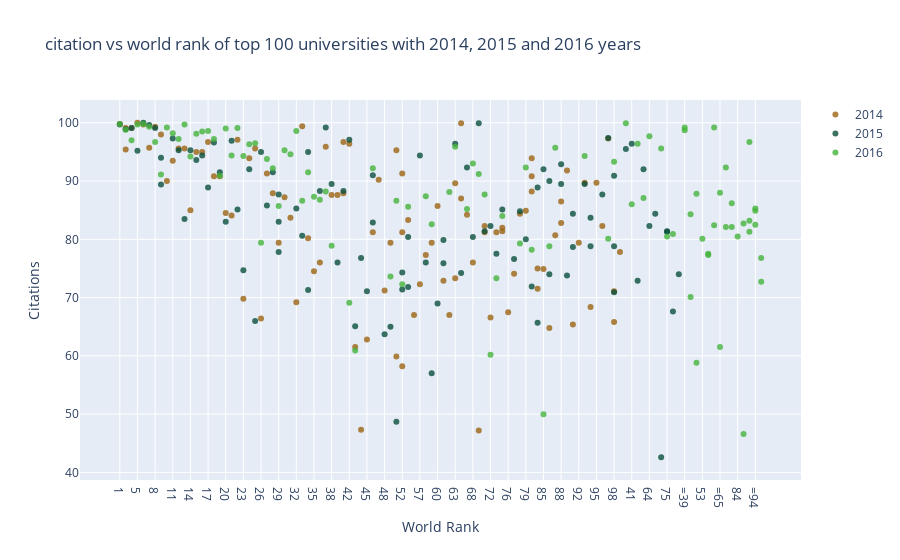

Write notebook code for a chart like this one.
### Markdown cell above
<a id="3"></a> <br>
# Scatter Charts
### Scatter Example: Citation vs world rank of top 100 universities with 2014, 2015 and 2016 years

### Code cell
# Citation vs world rank of top 100 universities with 2014, 2015 and 2016 years
df2014= timesData[timesData.year==2014].iloc[:100,:]
df2015= timesData[timesData.year==2015].iloc[:100,:]
df2016= timesData[timesData.year==2016].iloc[:100,:]

trace1 = go.Scatter(
    x = df2014.world_rank,
    y = df2014.citations,
    mode = "markers",
    name= "2014",
    text=df2014.university_name,
    marker = dict(color = "rgba(155,100,18,0.8)")
)
trace2 = go.Scatter(
    x = df2015.world_rank,
    y = df2015.citations,
    text = df2015.university_name,
    mode = "markers",
    marker = dict(color="rgba(10,80,60,0.8)"),
    name="2015"
)
trace3 = go.Scatter(
    x = df2016.world_rank,
    y = df2016.citations,
    text = df2016.university_name,
    mode = "markers",
    marker = dict(color="rgba(69,180,60,0.8)"),
    name="2016"
)
data = [trace1,trace2,trace3]
layout= dict(title="citation vs world rank of top 100 universities with 2014, 2015 and 2016 years",
             xaxis = dict(title="World Rank",ticklen=5,zeroline=True),
             yaxis = dict(title="Citations",ticklen=5,zeroline=False)
             
            )
fig = dict(data=data,layout=layout)
iplot(fig)

### Figure 1 — Plotly figure (JSON) as saved in the notebook; plotly's stock layout.template omitted (floating-point values rounded to 4 significant figures)
{"data": [{"marker": {"color": "rgba(155,100,18,0.8)"}, "mode": "markers", "name": "2014", "text": ["California Institute of Technology", "Harvard University", "University of Oxford", "Stanford University", "Massachusetts Institute of Technology", "Princeton University", "University of Cambridge", "University of California, Berkeley", "University of Chicago", "Imperial College London", "Yale University", "University of California, Los Angeles", "Columbia University", "ETH Zurich – Swiss Federal Institute of Technology Zurich", "Johns Hopkins University", "University of Pennsylvania", "Duke University", "University of Michigan", "Cornell University", "University of Toronto", "University College London", "Northwestern University", "University of Tokyo", "Carnegie Mellon University", "University of Washington", "National University of Singapore", "University of Texas at Austin", "Georgia Institute of Technology", "University of Illinois at Urbana-Champaign", "University of Wisconsin-Madison", "University of British Columbia", "London School of Economics and Political Science", "University of California, Santa Barbara", "University of Melbourne", "McGill University", "Karolinska Institute", "École Polytechnique Fédérale de Lausanne", "King’s College London", "University of Edinburgh", "New York University", "University of California, San Diego", "Washington University in St Louis", "University of Hong Kong", "Seoul National University", "Peking University", "University of Minnesota", "University of North Carolina at Chapel Hill", "Australian National University", "Pennsylvania State University", "Boston University", "Tsinghua University", "Brown University", "Kyoto University", "University of California, Davis", "LMU Munich", "Korea Advanced Institute of Science and Technology (KAIST)", "Hong Kong University of Science and Technology", "University of Manchester", "Ohio State University", "Pohang University of Science and Technology", "KU Leuven", "Purdue University", "The University of Queensland", "University of Göttingen", "Rice University", "École Normale Supérieure", "Leiden University", "Heidelberg University", "Delft University of Technology", "University of Southern California", "École Polytechnique", "University of Sydney", "Erasmus University Rotterdam", "University of Basel", "Utrecht University", "Nanyang Technological University", "Wageningen University and Research Center", "University of Pittsburgh", "University of Bristol", "Durham University", "Emory University", "Tufts University", "Michigan State University", "University of Amsterdam", "Ghent University", "Free University of Berlin", "Technical University of Munich", "Case Western Reserve University", "Vanderbilt University", "University of Notre Dame", "Monash University", "McMaster University", "University of California, Irvine", "Humboldt University of Berlin", "University of Rochester", "Pierre and Marie Curie University", "University of Colorado Boulder", "Maastricht University", "University of Groningen", "University of Helsinki"], "type": "scatter", "x": ["1", "2", "2", "4", "5", "6", "7", "8", "9", "10", "11", "12", "13", "14", "15", "16", "17", "18", "19", "20", "21", "22", "23", "24", "25", "26", "27", "28", "29", "30", "31", "32", "33", "34", "35", "36", "37", "38", "39", "40", "40", "42", "43", "44", "45", "46", "47", "48", "49", "50", "50", "52", "52", "52", "55", "56", "57", "58", "59", "60", "61", "62", "63", "63", "65", "65", "67", "68", "69", "70", "70", "72", "73", "74", "74", "76", "77", "78", "79", "80", "80", "80", "83", "83", "85", "86", "87", "88", "88", "90", "91", "92", "93", "94", "95", "96", "97", "98", "98", "100"], "y": [99.8, 99.1, 95.4, 99.1, 100, 99.7, 95.7, 99.3, 98, 90, 93.5, 95.6, 95.6, 85, 95, 95, 96.7, 90.8, 90.8, 84.5, 84.1, 97.1, 69.8, 93.9, 95.6, 66.4, 91.3, 87.9, 79.4, 87.2, 83.7, 69.2, 99.4, 80.2, 74.5, 76, 95.9, 87.6, 87.6, 87.9, 96.7, 96.4, 61.5, 47.3, 62.8, 81.2, 90.2, 71.2, 79.4, 95.3, 59.9, 91.3, 58.2, 81.2, 83.3, 67, 72.3, 77.3, 79.4, 85.7, 72.9, 67, 73.3, 89.6, 99.9, 87, 84.2, 76, 47.2, 81.2, 82.3, 66.6, 81.2, 81.4, 82, 67.5, 74.1, 84.4, 84.9, 88.2, 90.8, 93.9, 71.5, 75, 74.9, 64.8, 80.7, 82.8, 86.5, 91.8, 65.4, 79.4, 89.7, 68.4, 89.7, 82.3, 97.3, 65.8, 71.1, 77.8]}, {"marker": {"color": "rgba(10,80,60,0.8)"}, "mode": "markers", "name": "2015", "text": ["California Institute of Technology", "Harvard University", "University of Oxford", "Stanford University", "University of Cambridge", "Massachusetts Institute of Technology", "Princeton University", "University of California, Berkeley", "Imperial College London", "Yale University", "University of Chicago", "University of California, Los Angeles", "ETH Zurich – Swiss Federal Institute of Technology Zurich", "Columbia University", "Johns Hopkins University", "University of Pennsylvania", "University of Michigan", "Duke University", "Cornell University", "University of Toronto", "Northwestern University", "University College London", "University of Tokyo", "Carnegie Mellon University", "National University of Singapore", "University of Washington", "Georgia Institute of Technology", "University of Texas at Austin", "LMU Munich", "University of Illinois at Urbana-Champaign", "University of Wisconsin-Madison", "University of British Columbia", "University of Melbourne", "London School of Economics and Political Science", "École Polytechnique Fédérale de Lausanne", "University of Edinburgh", "University of California, Santa Barbara", "New York University", "McGill University", "King’s College London", "University of California, San Diego", "Washington University in St Louis", "University of Hong Kong", "Karolinska Institute", "Australian National University", "University of Minnesota", "University of North Carolina at Chapel Hill", "Peking University", "Tsinghua University", "Seoul National University", "Hong Kong University of Science and Technology", "Korea Advanced Institute of Science and Technology (KAIST)", "University of Manchester", "Brown University", "KU Leuven", "University of California, Davis", "Boston University", "Pennsylvania State University", "Kyoto University", "University of Sydney", "Nanyang Technological University", "École Polytechnique", "Scuola Normale Superiore di Pisa", "Leiden University", "The University of Queensland", "Pohang University of Science and Technology", "University of Göttingen", "Ohio State University", "Rice University", "Heidelberg University", "Delft University of Technology", "Erasmus University Rotterdam", "Wageningen University and Research Center", "University of Bristol", "University of Basel", "University of Southern California", "University of Amsterdam", "École Normale Supérieure", "Utrecht University", "Humboldt University of Berlin", "Free University of Berlin", "Michigan State University", "Durham University", "Monash University", "Middle East Technical University", "University of Arizona", "University of Notre Dame", "Tufts University", "University of California, Irvine", "Ghent University", "University of Massachusetts", "University of Pittsburgh", "Emory University", "McMaster University", "University of Glasgow", "Vanderbilt University", "University of Colorado Boulder", "Stockholm University", "Technical University of Munich", "Uppsala University"], "type": "scatter", "x": ["1", "2", "3", "4", "5", "6", "7", "8", "9", "9", "11", "12", "13", "14", "15", "16", "17", "18", "19", "20", "21", "22", "23", "24", "25", "26", "27", "28", "29", "29", "29", "32", "33", "34", "34", "36", "37", "38", "39", "40", "41", "42", "43", "44", "45", "46", "46", "48", "49", "50", "51", "52", "52", "54", "55", "55", "57", "58", "59", "60", "61", "61", "63", "64", "65", "66", "67", "68", "69", "70", "71", "72", "73", "74", "75", "75", "77", "78", "79", "80", "81", "82", "83", "83", "85", "86", "86", "88", "88", "90", "91", "91", "93", "94", "94", "96", "97", "98", "98", "98"], "y": [99.7, 98.9, 95.5, 99.1, 95.2, 100, 99.6, 99.1, 89.4, 94, 97.3, 95.3, 83.5, 95.3, 93.6, 94.4, 88.9, 96.6, 91.5, 83, 96.9, 85.1, 74.7, 92, 66, 95, 85.8, 91.5, 83, 77.8, 87.7, 85.3, 80.6, 71.3, 95, 88.3, 99.2, 89.5, 76, 88.3, 96.4, 97.1, 65.1, 76.8, 71.1, 82.9, 91, 63.7, 65, 48.7, 72.9, 71.4, 74.3, 92, 71.8, 80.4, 94.4, 76, 57, 69, 75.9, 79.9, 96.4, 82.3, 74.2, 84.4, 92.3, 80.4, 99.9, 81.4, 42.6, 82.3, 77.5, 85.1, 81.4, 81.3, 76.6, 84.8, 80, 71.9, 67.6, 74, 88.9, 65.7, 92, 74, 90, 92.9, 89.5, 73.8, 78.7, 84.4, 89.5, 78.8, 83.7, 87.7, 97.4, 90.9, 78.8, 70.9]}, {"marker": {"color": "rgba(69,180,60,0.8)"}, "mode": "markers", "name": "2016", "text": ["California Institute of Technology", "University of Oxford", "Stanford University", "University of Cambridge", "Massachusetts Institute of Technology", "Harvard University", "Princeton University", "Imperial College London", "ETH Zurich – Swiss Federal Institute of Technology Zurich", "University of Chicago", "Johns Hopkins University", "Yale University", "University of California, Berkeley", "University College London", "Columbia University", "University of California, Los Angeles", "University of Pennsylvania", "Cornell University", "University of Toronto", "Duke University", "University of Michigan", "Carnegie Mellon University", "London School of Economics and Political Science", "University of Edinburgh", "Northwestern University", "National University of Singapore", "King’s College London", "Karolinska Institute", "LMU Munich", "New York University", "École Polytechnique Fédérale de Lausanne", "University of Washington", "University of Melbourne", "University of British Columbia", "KU Leuven", "University of Illinois at Urbana-Champaign", "Heidelberg University", "McGill University", "University of California, San Diego", "University of California, Santa Barbara", "Georgia Institute of Technology", "Peking University", "University of Tokyo", "University of California, Davis", "University of Hong Kong", "University of Texas at Austin", "Tsinghua University", "Wageningen University and Research Center", "Humboldt University of Berlin", "University of Wisconsin-Madison", "Brown University", "Australian National University", "Technical University of Munich", "École Normale Supérieure", "Nanyang Technological University", "University of Manchester", "University of Sydney", "University of Amsterdam", "Hong Kong University of Science and Technology", "The University of Queensland", "Washington University in St Louis", "Utrecht University", "University of North Carolina at Chapel Hill", "Boston University", "Delft University of Technology", "University of Minnesota", "Leiden University", "University of Southern California", "University of Bristol", "Durham University", "Erasmus University Rotterdam", "Free University of Berlin", "Monash University", "University of Groningen", "Pennsylvania State University", "University of Glasgow", "University of Helsinki", "University of Tübingen", "University of Pittsburgh", "University of Warwick", "Uppsala University", "University of Copenhagen", "University of New South Wales", "University of Freiburg", "Seoul National University", "University of St Andrews", "Vanderbilt University", "Kyoto University", "Maastricht University", "Emory University", "Lund University", "Ohio State University", "University of Exeter", "University of Bonn", "Georgetown University", "McMaster University", "University of Sheffield", "Queen Mary University of London", "University of Göttingen", "Michigan State University"], "type": "scatter", "x": ["1", "2", "3", "4", "5", "6", "7", "8", "9", "10", "11", "12", "13", "14", "15", "16", "17", "18", "19", "20", "21", "22", "23", "24", "25", "26", "27", "28", "29", "30", "31", "32", "33", "34", "35", "36", "37", "38", "=39", "=39", "41", "42", "43", "=44", "=44", "46", "=47", "=47", "49", "50", "51", "52", "53", "54", "55", "=56", "=56", "58", "59", "=60", "=60", "62", "63", "64", "=65", "=65", "67", "68", "69", "70", "71", "72", "73", "74", "75", "=76", "=76", "78", "79", "80", "81", "=82", "=82", "84", "85", "86", "87", "=88", "=88", "=90", "=90", "=90", "93", "=94", "=94", "=94", "97", "98", "=99", "=99"], "y": [99.8, 98.8, 99.9, 97, 99.7, 99.8, 99.3, 96.7, 91.1, 99.2, 98.2, 97.2, 99.7, 94.2, 98.1, 98.5, 98.6, 97.2, 90.9, 99, 94.4, 99.1, 94.3, 96.3, 96.5, 79.4, 93.8, 92.2, 85.7, 95.3, 94.6, 98.6, 86.6, 91.5, 87.3, 86.8, 88.2, 78.9, 98.7, 99.2, 86, 69.1, 60.9, 84.3, 70.1, 92.2, 58.8, 87.8, 73.6, 86.6, 96.4, 72.3, 80.1, 87.1, 85.6, 77.3, 77.5, 87.4, 82.6, 82.4, 99.2, 88.1, 95.9, 97.7, 61.5, 88, 85.2, 93, 91.2, 87.7, 95.6, 60.2, 73.3, 84, 80.5, 92.3, 82.1, 79.3, 92.3, 78.2, 80.9, 86.2, 82.1, 80.5, 50, 78.8, 95.7, 46.6, 82.7, 96.7, 81.3, 83.2, 94.3, 85.3, 82.5, 84.9, 80.1, 93.3, 72.7, 76.8]}], "layout": {"title": {"text": "citation vs world rank of top 100 universities with 2014, 2015 and 2016 years"}, "xaxis": {"ticklen": 5, "title": {"text": "World Rank"}, "zeroline": true}, "yaxis": {"ticklen": 5, "title": {"text": "Citations"}, "zeroline": false}}}
